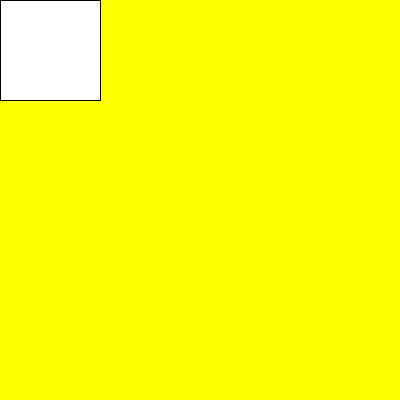
Frame 1 (no input)
Frame 60 (the mouse pressed at the canvas centre just before this capture): identical to frame 1, image omitted
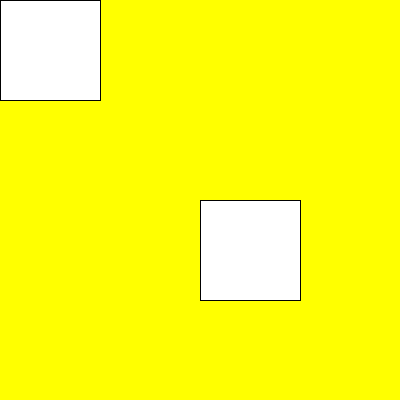
Frame 120 (the mouse held since frame 60 and released just before this capture)

The Processing sketch that drew these frames (run headless with seeded random() and noise(); from frame 60 on, the mouse is pressed at the canvas centre):

// Processing sketch: week17_2
// ── week17_2.pde
void setup(){
  size(400,400);
  background(255,255,0);
}
void draw(){
  rect(mouseX,mouseX,100,100);
}
